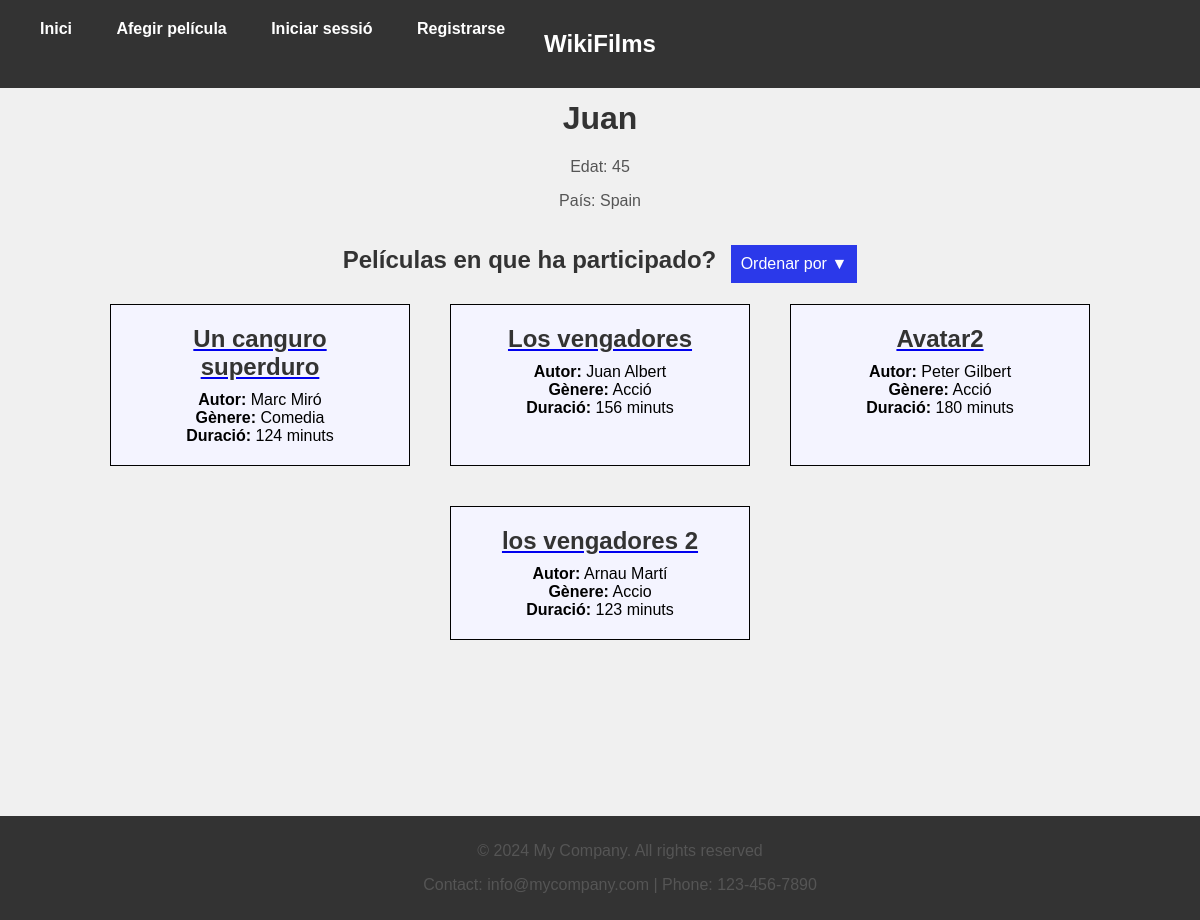
Screenshot of /actor/3/ with the database file from the repository.
### films/models.py (models this page shows, shortened)
class Actor(models.Model):
    name = models.CharField(max_length=100)
    age = models.PositiveIntegerField()
    country = models.CharField(max_length=100)

class Film(models.Model):
    title = models.CharField(max_length=100)
    author = models.CharField(max_length=100)
    genre = models.CharField(max_length=100, blank=True, null=True)
    duration = models.IntegerField()
    actors = models.ManyToManyField(Actor, related_name='films')

### films/views.py (the view)
# urls.py: path('actor/<int:pk>/', actor_detail, name='actor_detail'),
def actor_detail(request, pk):
    actor = Actor.objects.get(pk=pk)
    films = actor.films.all()
    order_by = request.GET.get('order')
    direction = request.GET.get('direction')
    if order_by == 'duracion':
        if direction == 'asc':
            films = films.order_by('duration')
        elif direction == 'desc':
            films = films.order_by('-duration')
    elif order_by == 'alfabetico':
        if direction == 'asc':
            films = films.order_by('title')
        elif direction == 'desc':
            films = films.order_by('-title')
    context = {
        'actor': actor,
        'films': films
    }
    return render(request, 'actor_detail.html', context)

### templates/actor_detail.html (shortened to what this page needs)
{% extends 'base.html' %}
{% block content %}
{% load static %}
<link rel="stylesheet" type="text/css" href="{% static 'detail_actor.css' %}">
<h1>{{ actor.name }}</h1>
<p>Edat: {{ actor.age }}</p>
<p>País: {{ actor.country }}</p>
<div class="container">
  <h2 class="section-title">Películas en que ha participado?</h2>
  <div class="dropdown">
    <button class="dropbtn">Ordenar por <span class="current-order">▼</span></button>
  </div>
</div>
<div class="film-container">
    {% if films %}
        {% for film in films %}
            <div class="film-item">
                <a href="{% url 'book_detail' pk=film.pk %}">
                    <h2>{{ film.title }}</h2>
                </a>
                <div class="film-info">
                    <div><strong>Autor:</strong> {{ film.author }}</div>
                    <div><strong>Gènere:</strong> {{ film.genre }}</div>
                    <div><strong>Duració:</strong> {{ film.duration }} minuts</div>
                </div>
            </div>
        {% endfor %}
    {% else %}
        <p>No hay películas disponibles.</p>
    {% endif %}
</div>
{% endblock %}

### static/base.css (style rules this page uses)
body { font-family: Arial, sans-serif; margin: 20px; background-color: #f0f0f0; height: 100vh; }
h2 { margin-top: 100px; }

### static/detail_actor.css (style rules this page uses)
body { font-family: Arial, sans-serif; padding: 0; background-color: #f0f0f0; height: 100vh; margin-top: 100px; }
h1 { text-align: center; margin-top: 20px; color: #333; }
h2 { text-align: center; margin-top: 20px; color: #333; }
p { text-align: center; color: #555; }
.film-item h2 { margin-top: 0; margin-bottom: 10px; font-size: 24px; color: #333; text-decoration: none; transition: color 0.3s ease; }
.film-container { display: flex; justify-content: center; gap: 20px; flex-wrap: wrap; }
.film-item { width: 300px; flex: 0 0 auto; border: 1px solid #000000; padding: 20px; margin: 10px; box-sizing: border-box; text-align: center; background: #f4f4ff; }
.container { text-align: center; }
.section-title { display: inline-block; margin-right: 10px; }
.dropdown { display: inline-block; vertical-align: middle; }
.dropdown { position: relative; display: inline-block; }
.dropbtn { background-color: #2b39ea; color: white; padding: 10px; font-size: 16px; border: none; cursor: pointer; }

### rows the page displays
Actor: name "Juan", age "45", country "Spain"
Film: title "Un canguro superduro", author "Marc Miró", genre "Comedia", duration "124"
Film: title "Los vengadores", author "Juan Albert", genre "Acció", duration "156"
Film: title "Avatar2", author "Peter Gilbert", genre "Acció", duration "180"
Film: title "los vengadores 2", author "Arnau Martí", genre "Accio", duration "123"
